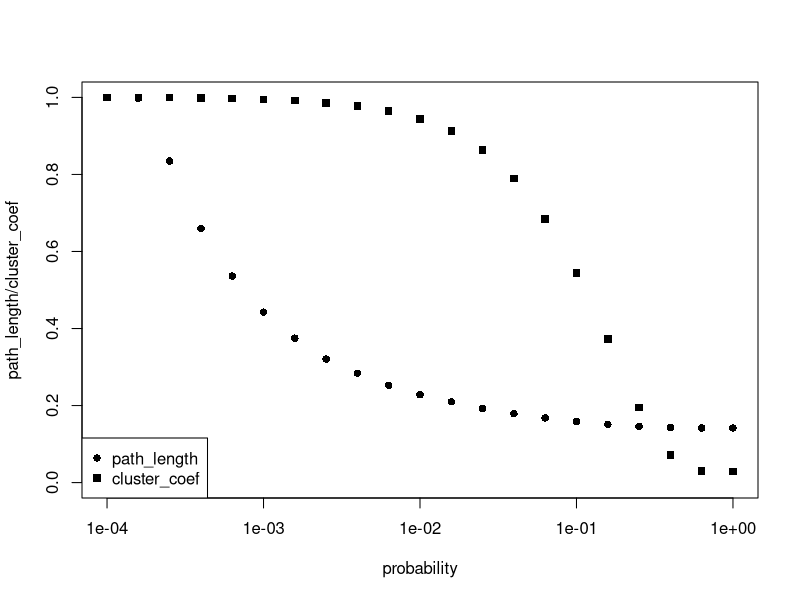

The R script that drew this image:
## Download the package
install.packages("igraph")
install.packages("ggplot2")
install.packages("reshape2")
## Load package
library(igraph)
library(ggplot2)
library(reshape2)
## Usage: sample_smallworld(dim, size, nei, p, loops = FALSE, multiple = FALSE)
## e.x. g <- sample_smallworld(1, 1000, 10, 0)

probability = c()
for (i in seq(-4, 0, 4/20)) {
  probability = c(probability, 10^i)
}

n <- 1000
m <- 10
total_path_length <- rep(0, 21)
total_cluster_coef <- rep(0, 21)

for (i in 1: 10){
  path_length = c()
  cluster_coef = c()
  for (p in probability) {
    g <- sample_smallworld(1, 1000, 10, p)
    
    path_length = c(path_length, mean_distance(g))
    
    cluster_coef = c(cluster_coef, transitivity(g, type = "average"))
  }
  total_path_length = total_path_length + path_length
  total_cluster_coef = total_cluster_coef + cluster_coef
}

## average and normalize
avg_path_length = total_path_length/10
avg_path_length = avg_path_length/avg_path_length[1]

avg_cluster_coef = total_cluster_coef/10
avg_cluster_coef = avg_cluster_coef/avg_cluster_coef[1]
x = data.frame(v1 = probability, v2 = avg_path_length, v3 = avg_cluster_coef)

## plot

plot(probability, avg_path_length, ylim = c(0,1), ylab = "path_length/cluster_coef", log = "x", pch = 16)
points(probability, avg_cluster_coef, ylim = c(0,1), ylab = "cluster_coef", pch = 15)
legend("bottomleft", legend=c("path_length","cluster_coef"), 
       pch=c(16, 15), ncol=1)

